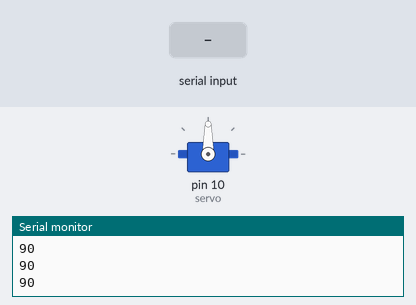
Recording of a sketch running on a simulated Arduino Uno, built with avr-gcc and run on an emulated ATmega328P. Shown: servo, the last lines printed to the serial monitor. The inputs (shaded band) are chosen by the test bench.

Above: at 1.2 s.
1.3 s: "90,45\n" received over Serial
At 2.4 s:
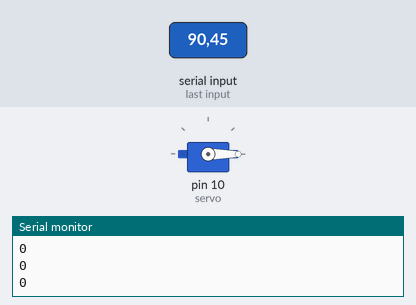
2.8 s: "30,150\n" received over Serial
At 3.4 s:
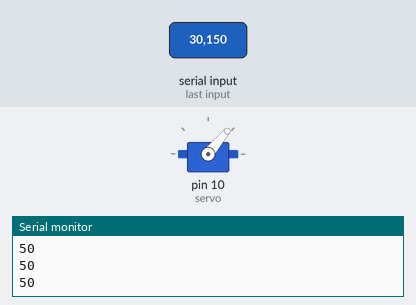
4.3 s: "200\n" received over Serial
At 5.5 s:
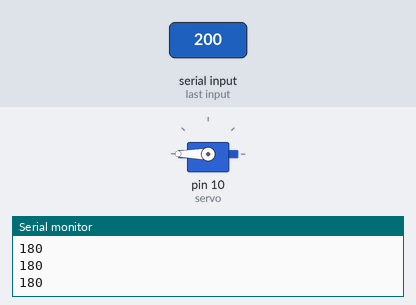
5.8 s: "90\n" received over Serial
At 6.9 s:
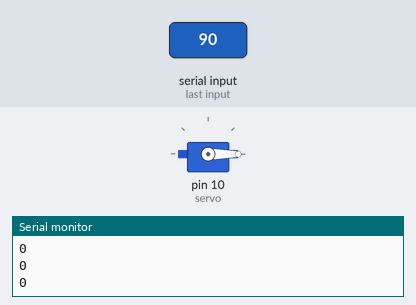
Timing chart, 0 to 8.3 s (numbered marks = the images above; inputs shaded):
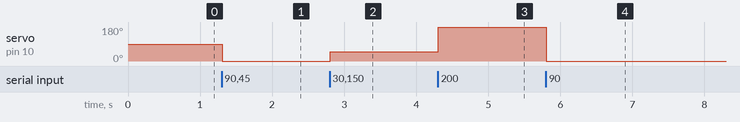

The sketch:

servoTest.ino
```cpp
#include <Servo.h>

Servo servo;

String in;
bool ch = false;

void setup() {
  Serial.begin(9600);

  servo.attach(10);

  //servo.write(90);
}

void loop() {
  // put your main code here, to run repeatedly:
  Serial.println(servo.read());

  while(Serial.available() > 0){
      char inputChar = (char)Serial.read();
      in += inputChar;
      if(inputChar == '\n'){
        ch = true;
      }
  }

  if(ch == true){
    servo.write(in.toInt());
  }

  in = "";
  ch = false;

}

/*

FR 96
MR 102
BR 76

FL 120
ML 127
BL 130

*/
```

Measured:
- after the input at 1.3 s, servo on pin 10 (servo): 90° → 0° at once
- after the input at 2.8 s, servo on pin 10 (servo): 0° → 50° at once
- after the input at 4.3 s, servo on pin 10 (servo): 50° → 180° at once
- after the input at 5.8 s, servo on pin 10 (servo): 180° → 0° at once
